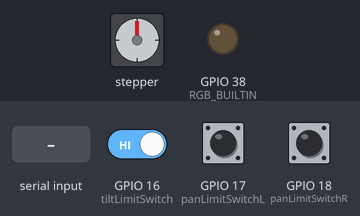
Bench run of a sketch on a simulated ESP32-S3. Shown: stepper motor, output pins drawn as LEDs (lit = HIGH). The inputs (shaded band) are chosen by the test bench; at power-on: GPIO 17 (panLimitSwitchL) HIGH, GPIO 16 (tiltLimitSwitch) HIGH, GPIO 18 (panLimitSwitchR) HIGH. Stepper angles assume 200 steps per turn; what the sketch prints to the serial monitor is not drawn.

Above: at 1.2 s.
1.3 s: GPIO 17 (panLimitSwitchL) pulled LOW for 0.15 s
At 1.9 s:
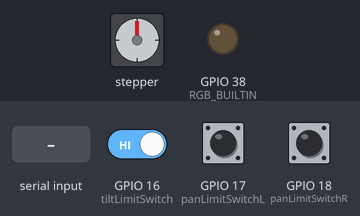
2.9 s: "PAN:\n" received over Serial
At 4.3 s:
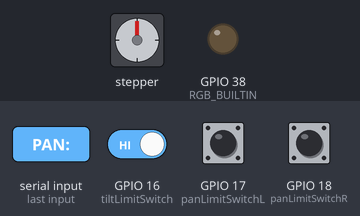
7.5 s: GPIO 16 (tiltLimitSwitch) driven LOW and GPIO 17 (panLimitSwitchL) driven LOW
At 7.8 s:
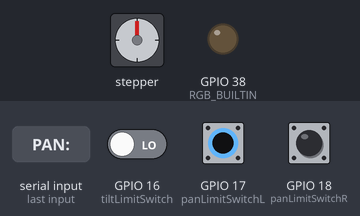
Timing chart, 0 to 10.5 s (numbered marks = the images above; inputs shaded):
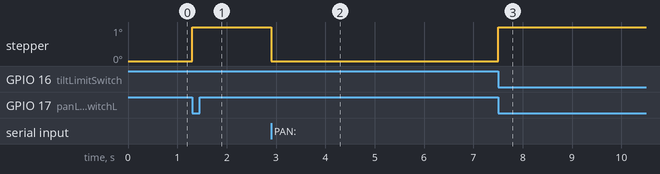

The sketch:

stepper_control_V2.ino
```cpp
// ESP32-S3 WROOM-1 N16R8 Controller for Pan & Tilt with RGB feedback

#include <AccelStepper.h>

// Stepper pins
#define step1Pin 9      // GPIO 9  - Pan STEP
#define dir1Pin  10     // GPIO 10 - Pan DIR
#define step2Pin 11     // GPIO 11 - Tilt STEP
#define dir2Pin  12     // GPIO 12 - Tilt DIR

// Limit switches (active LOW with INPUT_PULLUP)
#define tiltLimitSwitch  16
#define panLimitSwitchL  17
#define panLimitSwitchR  18

// Built-in RGB LED (usually GPIO 48 on ESP32-S3 dev boards) mine is on 38
#define RGB_BUILTIN 38

// Control parameters
#define DEADZONE 20

float currentMaxSpeed = 1000;  // Steps per second - adjustable

// Virtual joystick inputs from phone (0–1000, neutral 500)
int virtualPanInput  = 500;
int virtualTiltInput = 500;

// Position & homing variables
long maxPanPos         = 0;
long maxTiltPos        = 50000;
long leftSteps         = 0;
long rightSteps        = 0;
long panCenterPosition = 0;
long tiltCurrentPosition = 0;

// Stepper objects
AccelStepper stepperPan (AccelStepper::DRIVER, step1Pin, dir1Pin);
AccelStepper stepperTilt(AccelStepper::DRIVER, step2Pin, dir2Pin);

// Homing state flags
bool homingTiltActive  = false;
bool homingPanActive   = false;
bool homingBothActive  = false;

// RGB blinking state
bool isHomingTilt  = false;
bool isHomingPan   = false;
bool isHomingBoth  = false;

unsigned long previousBlinkMillis = 0;
int blinkCount = 0;
bool ledOn = false;

const unsigned long fastBlinkInterval   = 150;   // ON/OFF time for fast blink (ms)
const unsigned long pauseAfterSequence  = 600;   // Pause after each blink sequence

const int tiltPattern[] = {2, 0};   // 2 blinks then pause
const int panPattern[]  = {3, 0};   // 3 blinks then pause

void setup() {
  Serial.begin(115200);
  while (!Serial) { delay(10); }
  Serial.println("ESP32-S3 ready - Starting initial homing...");

  // Limit switches
  pinMode(panLimitSwitchL, INPUT_PULLUP);
  pinMode(panLimitSwitchR, INPUT_PULLUP);
  pinMode(tiltLimitSwitch, INPUT_PULLUP);

  // RGB LED
  pinMode(RGB_BUILTIN, OUTPUT);
  neopixelWrite(RGB_BUILTIN, 0, 0, 0);  // Off at start

  // Stepper setup
  stepperPan.setMaxSpeed(currentMaxSpeed);
  stepperPan.setAcceleration(8000);
  stepperTilt.setMaxSpeed(currentMaxSpeed);
  stepperTilt.setAcceleration(8000);

  // Initial homing typicaly it is blocking which is not good but in setup it isnt a problem
  startPanHoming();
  startTiltHoming();

  Serial.println("ESP32-S3 ready - Waiting for commands");
}

void loop() {
  // Read commands from phone
  if (Serial.available()) {
    String cmd = Serial.readStringUntil('\n');
    cmd.trim();

    if (cmd.startsWith("PAN:")) {
      virtualPanInput = cmd.substring(4).toInt();
      virtualPanInput = constrain(virtualPanInput, 0, 1000);
      Serial.print("Phone input PAN: ");
      Serial.println(virtualPanInput);
    }
    else if (cmd.startsWith("TILT:")) {
      virtualTiltInput = cmd.substring(5).toInt();
      virtualTiltInput = constrain(virtualTiltInput, 0, 1000);
      Serial.print("Phone input TILT: ");
      Serial.println(virtualTiltInput);
    }
    else if (cmd.startsWith("Homing:")) {   // 1 - tilt, 2 - pan, 3 - both
      int homingType = cmd.substring(7).toInt();
      if (homingType == 1) {
        startTiltHoming();
      }
      else if (homingType == 2) {
        startPanHoming();
      }
      else if (homingType == 3) {
        startBothHoming();
      }
    }
  }

  // Update motor control
  updatePanMotor();
  updateTiltMotor();

  // Handle non-blocking homing
  handleHoming();

  // Always update RGB blinking
  updateRGBBlink();
}

// ==================== HOMING CONTROL ====================

void startTiltHoming() {
  homingTiltActive = true;
  isHomingTilt = true;
  stepperTilt.setSpeed(-3000);  // Toward limit switch
  Serial.println("Tilt homing started");
}

void startPanHoming() {
  homingPanActive = true;
  isHomingPan = true;
  stepperPan.setSpeed(-3000);   // Toward left limit
  Serial.println("Pan homing started");
}

void startBothHoming() {
  homingBothActive = true;
  isHomingTilt = true;
  isHomingPan = true;
  stepperTilt.setSpeed(-3000);
  stepperPan.setSpeed(-3000);
  Serial.println("Both homing started");
}

void handleHoming() {
  // Tilt homing
  if (homingTiltActive) {
    if (digitalRead(tiltLimitSwitch) == HIGH) {
      stepperTilt.runSpeed();
    } else {
      stepperTilt.setCurrentPosition(0);
      homingTiltActive = false;
      isHomingTilt = false;
      Serial.println("Tilt homed");
    }
  }

  // Pan homing (two-phase: left -> right -> center)
  if (homingPanActive) {
    if (digitalRead(panLimitSwitchL) == HIGH) {
      stepperPan.runSpeed();
    } else {
      stepperPan.setCurrentPosition(0);
      leftSteps = 0;
      Serial.println("Pan left homed");

      // Phase 2: Move right until right switch
      stepperPan.setSpeed(3000);
      if (digitalRead(panLimitSwitchR) == HIGH) {
        stepperPan.runSpeed();
      } else {
        rightSteps = stepperPan.currentPosition();
        maxPanPos = rightSteps;
        Serial.print("Right Steps: ");
        Serial.println(rightSteps);

        // Phase 3: Center
        panCenterPosition = maxPanPos / 2;
        stepperPan.moveTo(panCenterPosition);
        // Non-blocking move to center
        if (stepperPan.distanceToGo() != 0) {
          stepperPan.run();
        } else {
          homingPanActive = false;
          isHomingPan = false;
          Serial.println("Pan centered");
        }
      }
    }
  }
}

// ==================== RGB BLINKING (NON-BLOCKING) ====================

void updateRGBBlink() {
  unsigned long currentMillis = millis();

  if (!isHomingTilt && !isHomingPan && !isHomingBoth) {
    neopixelWrite(RGB_BUILTIN, 0, 0, 0);
    blinkCount = 0;
    ledOn = false;
    return;
  }

  // Choose pattern
  const int* pattern = (isHomingTilt && !isHomingBoth) ? tiltPattern :
                       (isHomingPan  && !isHomingBoth) ? panPattern  :
                       tiltPattern;  // Default for both

  unsigned long interval = ledOn ? fastBlinkInterval : pauseAfterSequence;

  if (currentMillis - previousBlinkMillis >= interval) {
    previousBlinkMillis = currentMillis;

    if (ledOn) {
      // Turn OFF
      neopixelWrite(RGB_BUILTIN, 0, 0, 0);
      ledOn = false;
      blinkCount++;
    } else {
      // Turn ON if still in sequence
      if (pattern[blinkCount] > 0) {
        neopixelWrite(RGB_BUILTIN, 255, 0, 0);  // Red
        ledOn = true;
      } else {
        // Sequence done → reset
        blinkCount = 0;
      }
    }
  }
}

// ==================== MOTOR CONTROL ====================

void updatePanMotor() {
  int center = 500;
  int delta = virtualPanInput - center;
  long currentPos = stepperPan.currentPosition();

  if (abs(delta) < DEADZONE) {
    stepperPan.setSpeed(0);
    return;
  }

  float speed = map(abs(delta), DEADZONE, 500, 0, currentMaxSpeed);

  // Limit switch protection
  if (digitalRead(panLimitSwitchL) == LOW && delta < 0) {
    stepperPan.setSpeed(0);
    return;
  }
  if (digitalRead(panLimitSwitchR) == LOW && delta > 0) {
    stepperPan.setSpeed(0);
    return;
  }

  if (delta > 0 && (maxPanPos == 0 || currentPos < maxPanPos)) {
    stepperPan.setSpeed(speed);    // Right
  } else if (delta < 0 && currentPos > 0) {
    stepperPan.setSpeed(-speed);   // Left
  } else {
    stepperPan.setSpeed(0);
  }

  stepperPan.runSpeed();
}

void updateTiltMotor() {
  int center = 500;
  int delta = virtualTiltInput - center;
  tiltCurrentPosition = stepperTilt.currentPosition();

  if (abs(delta) < DEADZONE) {
    stepperTilt.setSpeed(0);
    return;
  }

  float speed = map(abs(delta), DEADZONE, 500, 0, currentMaxSpeed);

  // Bottom limit + virtual upper limit
  if (digitalRead(tiltLimitSwitch) == LOW && delta < 0) {
    stepperTilt.setSpeed(0);
    return;
  }

  if (delta > 0 && tiltCurrentPosition < maxTiltPos) {
    stepperTilt.setSpeed(speed);    // Up
  } else if (delta < 0 && tiltCurrentPosition > 0) {
    stepperTilt.setSpeed(-speed);   // Down
  } else {
    stepperTilt.setSpeed(0);
  }

  stepperTilt.runSpeed();
}
```
